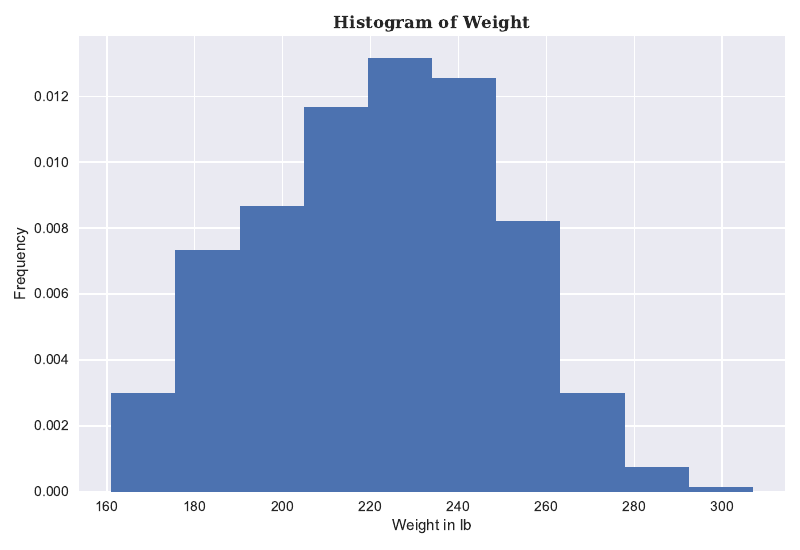

Reproduce this figure in Python.
import pandas as pd
import matplotlib.pyplot as plt


# Function for plotting histogram
def plot_hist(data, title, x_label, y_label, filename):
    font_param = {'size': 12, 'fontweight': 'semibold',
                  'family': 'serif', 'style': 'normal'}

    plt.style.use('seaborn')
    fig, ax = plt.subplots()
    ax.hist(data, 10, density=1)
    # these are matplotlib.patch.Patch properties
    props = dict(boxstyle='round', facecolor='wheat', alpha=0.5)

    ax.set_title(title, font_param)
    ax.set_xlabel(x_label)
    ax.set_ylabel(y_label)
    fig.tight_layout()
    plt.savefig(filename)


if __name__ == "__main__":
    # Load nba data from file into pandas DataFrame
    nba = pd.read_csv('processed_nba.csv',)
    # Call function plot_hist()
    plot_hist(nba['Weight'], 'Histogram of Weight', 'Weight in lb', 'Frequency', '../hist_plot.pdf')
    # Show plot
    plt.show()



